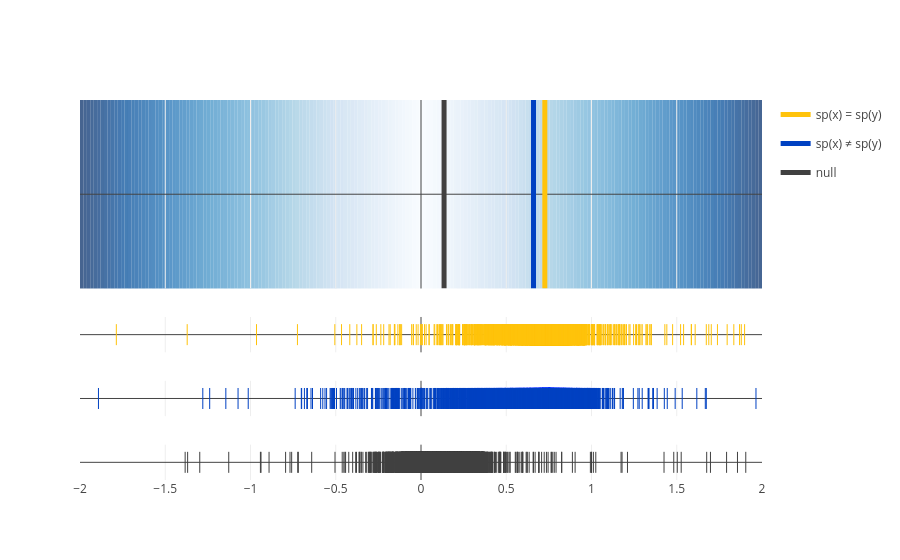

The cell this chart's notebook holds for it:
### Code cell
fig1 = create_symetric_powerlaw_plot(
    data=hist_data,
    data_names=groups,
    data_color=colors,
    background_color_scale='blues',
    divisions_per_side_of_zero=100
)
fig1.show()
